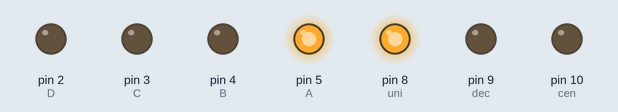
This sketch was run on a simulated Arduino Uno, built with avr-gcc and run on an emulated ATmega328P. Parts: output pins drawn as LEDs (lit = HIGH).

Above: at 0.05 s.
At 4.95 s:
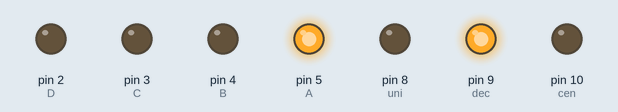
At 9.95 s:
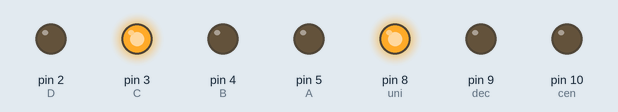
At 19.95 s:
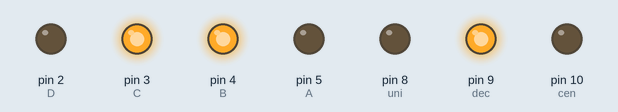
At 29.86 s:
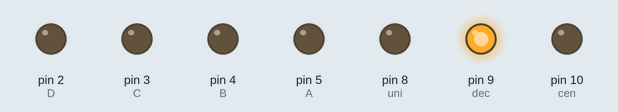
At 39.86 s:
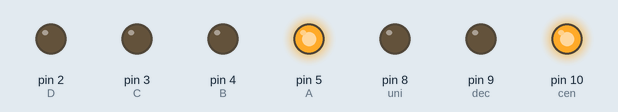
Timing chart, 0 to 40.0 s (numbered marks = the images above):
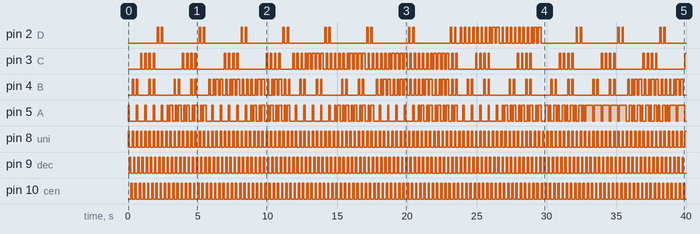

Measured:
- by itself, pin 2 (D): LOW → HIGH at 2.1 s, → LOW 0.10 s later, → HIGH 0.20 s later, → LOW 0.10 s later, … (84 changes in this stretch)
- by itself, pin 3 (C): LOW → HIGH at 0.90 s, → LOW 0.10 s later, → HIGH 0.20 s later, → LOW 0.10 s later, … (153 changes in this stretch)
- by itself, pin 4 (B): LOW → HIGH at 0.30 s, → LOW 0.10 s later, → HIGH 0.20 s later, → LOW 0.10 s later, … (172 changes in this stretch)
- by itself, pin 5 (A): LOW → HIGH at 0.00 s, → LOW 0.10 s later, → HIGH 0.50 s later, → LOW 0.10 s later, … (204 changes in this stretch)
- by itself, pin 8 (uni), pin 9 (dec), pin 10 (cen): alternates HIGH for 0.10 s and LOW for 0.20 s

The sketch:

Herdo_za_Adriana_Contador200.ino
```cpp
/*
 * UNIVERSIDAD TÉCNICA DEL NORTE
 * FACULTAD DE INGENIERÍA EN CIENCIAS APLICADAS
 * CARRERA DE INGENIERÍA ELECTRÓNICA Y REDES DE COMUNICACIÓN
     NOMBRE: Adriana Herdoíza
     TEMA: DISPLAYS 7 SEGMENTOS
 * CONTADOR DEL 1 AL 200
 */
 int A=5;  //declaración de variables ausar -> pin5 para la variable A
 int B=4;  //pin 4 para B
 int C=3;  //pin 3´para C
 int D=2;  //pin 2 para D
 //int b1=6;
 int i=0;
 int dec=9;  //se usa el pin 9 para activar el display de decenas
 int uni=8;  //se usa el pin 8 para activar el display para unidades
 int cen=10;  //se usa el pin 10 para activar el display de centenas
 int decenas;  //declaro parámetros a usar para decenas
 int unidades;  //declaro parámetros a usar para unidades
 int centenas;  //declaro parámetros a usar para centenas
void setup() {
 pinMode(A,OUTPUT);  //salida A
 pinMode(B,OUTPUT);  //salida B
 pinMode(C,OUTPUT);  //salida C
 pinMode(D,OUTPUT);  //salida D
 //pinMode(b1,INPUT);
 pinMode(dec,OUTPUT); // salidas
 pinMode(uni,OUTPUT);
 pinMode(cen,OUTPUT);
}

void loop() {
  //if(digitalRead(b1)==HIGH){
   // delay(200);
    if(i<200){  //si i es igual a 200 (200 es el número hasta el que voy a contar), entonces ejecuta lo siguiente
     i++;  //i aumenta en 1
     centenas=i/100; //para asignar el valor de las centenas
     decenas=i/10-(centenas*10);  //división entera, no con decimal, para asignar el valor de las decenas
     unidades=i-(decenas*10)-(centenas*100);  //para asignar el valor de las centenas


    }
     else{  //cuando llegue a 200, el programa se va a reiniciar y vuelve a contar
     i=0;
  }
  //}
  digitalWrite(uni,HIGH); //uni activa el display de unidades
     digitalWrite(dec,LOW);  //dec desactiva el display de decenas
     digitalWrite(cen,LOW);  //el display de centenas está desactivado
  contador(unidades); //funcionará el contador de unidades
  delay(100);  //tiempo de espera de 100ms

  digitalWrite(uni,LOW); //display de unidades desactivado
     digitalWrite(dec,HIGH);  //display de decenas activado
     digitalWrite(cen,LOW);  //display de centenas desactivado
   contador(decenas); //funcionará el contador de decenas
  delay(100);  //tiempo de espera de 100ms

  digitalWrite(uni,LOW);  //display de unidades desactivado
     digitalWrite(dec,LOW);  //display de decenas desactivado
     digitalWrite(cen,HIGH);  //display de centenas activado
   contador(centenas); //funcionará el contador que lea las centenas. delay necesita una variable para funcionar
  delay(100);  //tiempo de espera de 100 ms
}
void  contador (int j){  //almacenar una variable. Un nuevo método que se llama contador, para que pueda realizar las operaciones en cada uno de los displays para contar del 0 al 9
  switch(j){
    case 0:

  //0 el cero se lee en forma de binario
  digitalWrite(A,LOW);  //A es el menos significativo
  digitalWrite(B,LOW);
  digitalWrite(C,LOW);
  digitalWrite(D,LOW);
  break;  //espera y pasa al siguiente caso
  //1 , el uno se lee en forma de binario
  case 1:
  digitalWrite(A,HIGH); //MENOS SIGNIFICATIVO
  digitalWrite(B,LOW);
  digitalWrite(C,LOW);
  digitalWrite(D,LOW);
   break;
  //2  el dos se lee en forma de binario
  case 2:
  digitalWrite(A,LOW);
  digitalWrite(B,HIGH);
  digitalWrite(C,LOW);
  digitalWrite(D,LOW);
   break;
  //3, el tres se lee en forma de binario
  case 3:
  digitalWrite(A,HIGH);
  digitalWrite(B,HIGH);
  digitalWrite(C,LOW);
  digitalWrite(D,LOW);
   break;
  //4, el cuatro se lee en forma de binario
  case 4:
  digitalWrite(A,LOW);
  digitalWrite(B,LOW);
  digitalWrite(C,HIGH);
  digitalWrite(D,LOW);
   break;
  //5, el cinco se lee en forma de binario
  case 5:
  digitalWrite(A,HIGH);
  digitalWrite(B,LOW);
  digitalWrite(C,HIGH);
  digitalWrite(D,LOW);
   break;
  //6, el seis se lee en forma de binario
  case 6:
  digitalWrite(A,LOW);
  digitalWrite(B,HIGH);
  digitalWrite(C,HIGH);
  digitalWrite(D,LOW);
   break;
  //7, el siete se lee en forma de binario
  case 7:
  digitalWrite(A,HIGH);
  digitalWrite(B,HIGH);
  digitalWrite(C,HIGH);
  digitalWrite(D,LOW);
   break;
  //8, el ocho se lee en forma de binario
  case 8:
  digitalWrite(A,LOW);
  digitalWrite(B,LOW);
  digitalWrite(C,LOW);
  digitalWrite(D,HIGH);
   break;
  //9, el nueve se lee en forma de binario
  case 9:
  digitalWrite(A,HIGH);
  digitalWrite(B,LOW);
  digitalWrite(C,LOW);
  digitalWrite(D,HIGH);
   break;
}
}
```
